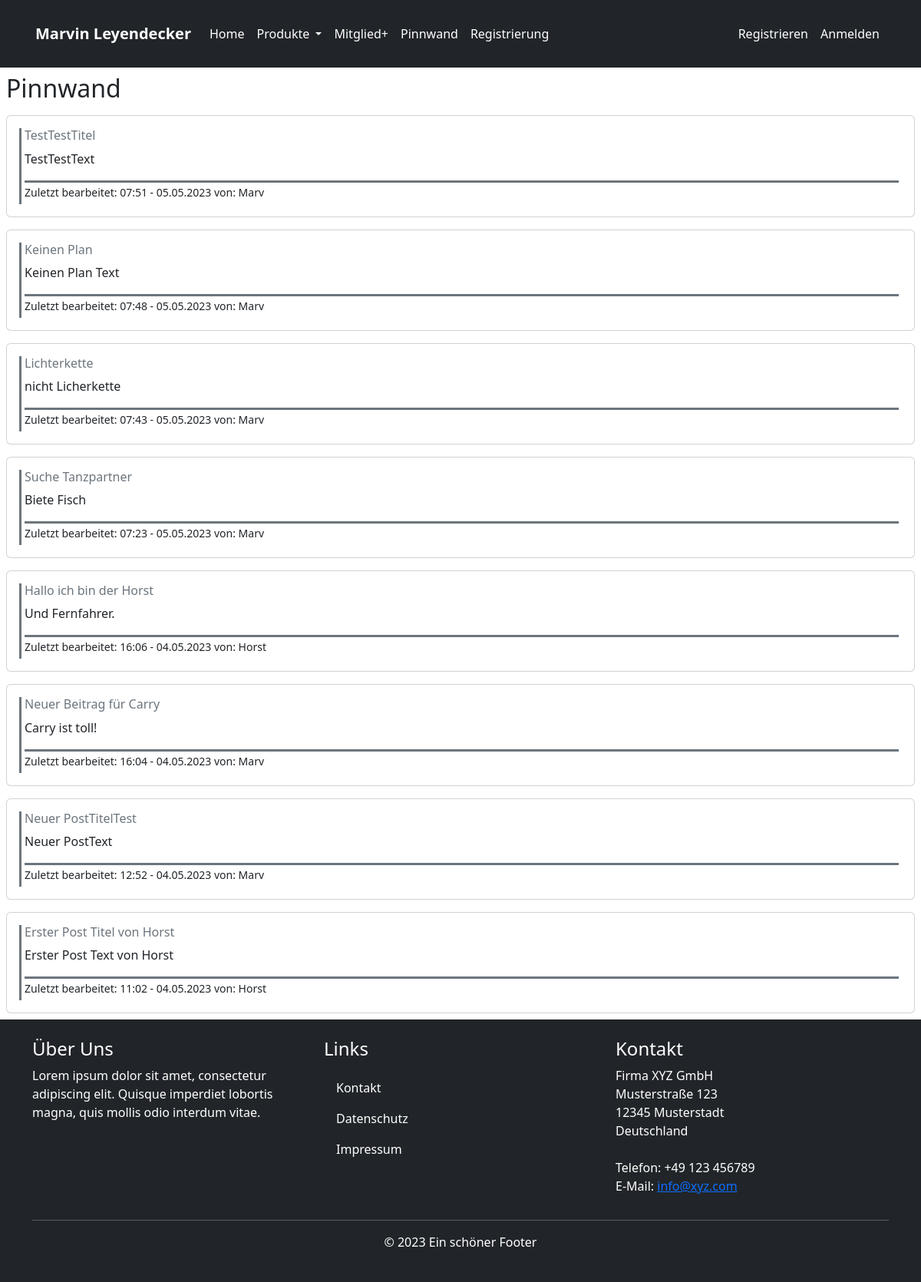
The app's page /index.php?page=pinnwand with its own data.
### tables this page shows
CREATE TABLE `posts` (
  `post_id` int(11) NOT NULL,
  `post_title` varchar(255) NOT NULL,
  `post_text` text NOT NULL,
  `user_id` int(11) NOT NULL,
  `created_at` timestamp NOT NULL DEFAULT current_timestamp(),
  `updated_at` timestamp NOT NULL DEFAULT current_timestamp() ON UPDATE current_timestamp()
);

CREATE TABLE `users` (
  `user_id` int(11) NOT NULL,
  `user_uid` tinytext NOT NULL,
  `user_pwd` longtext NOT NULL,
  `user_email` tinytext NOT NULL
);

### index.php (called while the page is built)
<?php
include_once "parts/header.part.php";
include "classes/page-contr.classes.php";
require_once 'parts/footer.part.php';

### classes/dbh.classes.php (called while the page is built)
<?php
class Dbh {
    protected function connect() {
        try {
            $username = "root";
            $password = "secret";
            $dbh = new PDO('mysql:host=webanwendung-mysql-1;dbname=oop', $username, $password);
            return $dbh;
        } catch (PDOException $e) {
            print "Error!: " . $e->getMessage() . "<br/>";
            die();
        }
    }
}

### classes/posts.classes.php (called while the page is built, shortened)
<?php
class PostsInfo extends Dbh
{
    protected function getAllPosts()
    {
        $stmt = $this->connect()->prepare('SELECT posts.*, users.*
        FROM posts
        JOIN users ON posts.user_id = users.user_id
        ORDER BY updated_at DESC;');
        if (!$stmt->execute(array())) {
            $stmt = null;
            header("location ../parts/profile.php?error=stmtfailed");
            exit();
        }
        $postsData = $stmt->fetchAll(PDO::FETCH_ASSOC);
        return $postsData;
    }
}

### classes/posts-view.classes.php (called while the page is built, shortened)
<?php
class PostsInfoView extends PostsInfo {
    public function fetchAllUsersPosts(){
        $postData = $this->getAllPosts();
        return $postData;
    }
}

### inc/funktionen.inc.php (called while the page is built, shortened)
<?php
function konvertiereZeit($datetime){
  $date = new DateTime($datetime);
  return $date->format('H:i - d.m.Y');
}

### parts/pinnwand.part.php (the view, shortened to what this page needs)
<?php
include "classes/dbh.classes.php";
include "classes/posts.classes.php";
include "classes/posts-view.classes.php";
include "inc/funktionen.inc.php";
$postsInfo = new PostsInfoView();
?>
<div class="posts-container">
    <h2>Pinnwand</h2>
    <?php
    $allPosts = $postsInfo->fetchAllUsersPosts();
    foreach ($allPosts as $post) {
    ?>
        <div class="card mt-3">
            <div class="card-body">
                <div class="profile-post border-start border-secondary border-3 p-1">
                    <h6 class="card-subtitle mb-2 text-muted"><?php echo $post['post_title']; ?></h6>
                    <p class="card-text"><?php echo $post['post_text']; ?></p>
                    <p class="card-text border-top border-secondary"><small>Zuletzt bearbeitet: <?php echo konvertiereZeit($post['created_at']); ?> von: <?php echo $post['user_uid']; ?> </small></p>
                </div>
            </div>
        </div>
    <?php } ?>
</div>

### parts/header.part.php (shortened to what this page needs)
<!DOCTYPE html>
<html lang="de">
<head>
    <link rel="stylesheet" href="bootstrap/css/bootstrap.css">
    <link rel="stylesheet" href="bootstrap/style.css">
</head>
<body class="d-flex flex-column min-vh-100">
    <section class="header-nav bg-dark">
        <div class="container p-3">
            <header>
                <nav class="navbar navbar-expand-lg navbar-light ">
                    <a class="navbar-brand text-white fw-bold" href="#">Marvin Leyendecker</a>
                    <div class="collapse navbar-collapse" id="navbarNav">
                        <ul class="navbar-nav">
                            <li class="nav-item"><a class="nav-link text-white" href="index.php?page=Home">Home</a></li>
                            <li class="nav-item dropdown">
                                <a class="nav-link dropdown-toggle text-white" href="#" id="navbarDropdown" role="button" data-bs-toggle="dropdown" aria-expanded="false">
                                    Produkte
                                </a>
                            </li>
                            <li class="nav-item"><a class="nav-link text-white" href="index.php?page=Mitglieder+">Mitglied+</a></li>
                            <li class="nav-item"><a class="nav-link text-white" href="index.php?page=pinnwand">Pinnwand</a></li>
                            <li class="nav-item"><a class="nav-link text-white" href="index.php?page=register-login">Registrierung</a></li>
                        </ul>
                        <ul class="navbar-nav ms-auto">
                            <?php
                            if (isset($_SESSION["userid"])) {
                            ?>
                                <li class="nav-item">
                                    <a class="nav-link text-white" href="index.php?page=profile">
                                        <?php echo "Willkommen, " . $_SESSION["useruid"]; ?>
                                    </a>
                                </li>
                                <li class="nav-item">
                                    <a class="btn btn-primary" href="inc/logout.inc.php">Abmelden</a>
                                </li>
                            <?php
                            } else {
                            ?>
                                <li class="nav-item"><a class="nav-link text-white" href="index.php?page=register-login">Registrieren</a></li>
                                <li class="nav-item"><a class="nav-link text-white" href="index.php?page=register-login">Anmelden</a></li>
                            <?php
                            }
                            ?>
                        </ul>
                    </div>
                </nav>
            </header>
        </div>
    </section>
    <main class="m-2">

### classes/page-contr.classes.php
<?php
class PageContr {
    public function displayPage() {
        $page = $_GET['page'] ?? '';
        $templateFile = 'parts/' . $page . '.part.php';
        if(file_exists($templateFile)) {
          require_once $templateFile;
        }
        else {
          require_once 'parts/home.part.php';
        }
      }
}
$controller = new PageContr();
$controller->displayPage();

### parts/footer.part.php
</main>
<footer class="footer mt-auto py-3 bg-dark text-white">
    <div class="container">
        <div class="row pt-2">
            <div class="col-md-4">
                <h4>Über Uns</h4>
                <p> Lorem ipsum dolor sit amet, consectetur adipiscing elit. Quisque imperdiet lobortis magna, quis mollis odio interdum vitae.</p>
            </div>
            <div class="col-md-4">
                <h4>Links</h4>
                <nav class="navbar navbar-expand-lg navbar-light ">
                    <ul class="nav flex-column">
                        <li class="nav-item"><a class="nav-link text-white" href="index.php?page=Kontakt">Kontakt</a></li>
                        <li class="nav-item"><a class="nav-link text-white" href="index.php?page=Datenschutz">Datenschutz</a></li>
                        <li class="nav-item"><a class="nav-link text-white" href="index.php?page=Impressum">Impressum</a></li>
                    </ul>
                </nav>
            </div>
            <div class="col-md-4">
                <h4>Kontakt</h4>
                <ul class="list-unstyled">
                    <li>Firma XYZ GmbH</li>
                    <li>Musterstraße 123</li>
                    <li>12345 Musterstadt</li>
                    <li>Deutschland</li>
                    <br>
                    <li>Telefon: +49 123 456789</li>
                    <li>E-Mail: <a href="mailto:info@xyz.com">info@xyz.com</a></li>
                </ul>
            </div>
        </div>
        <hr>
        <p class="text-center pb-2">&copy; 2023 Ein schöner Footer</p>
    </div>
</footer>
</body>
</html>

### records on screen
posts: post_title "TestTestTitel", post_text "TestTestText", created_at "07:51 - 05.05.2023", user.user_uid "Marv"
posts: post_title "Keinen Plan", post_text "Keinen Plan Text", created_at "07:48 - 05.05.2023", user.user_uid "Marv"
posts: post_title "Lichterkette", post_text "nicht Licherkette", created_at "07:43 - 05.05.2023", user.user_uid "Marv"
posts: post_title "Suche Tanzpartner", post_text "Biete Fisch", created_at "07:23 - 05.05.2023", user.user_uid "Marv"
posts: post_title "Hallo ich bin der Horst", post_text "Und Fernfahrer.", created_at "16:06 - 04.05.2023", user.user_uid "Horst"
posts: post_title "Neuer Beitrag für Carry", post_text "Carry ist toll!", created_at "16:04 - 04.05.2023", user.user_uid "Marv"
posts: post_title "Neuer PostTitelTest", post_text "Neuer PostText", created_at "12:52 - 04.05.2023", user.user_uid "Marv"
posts: post_title "Erster Post Titel von Horst", post_text "Erster Post Text von Horst", created_at "11:02 - 04.05.2023", user.user_uid "Horst"
